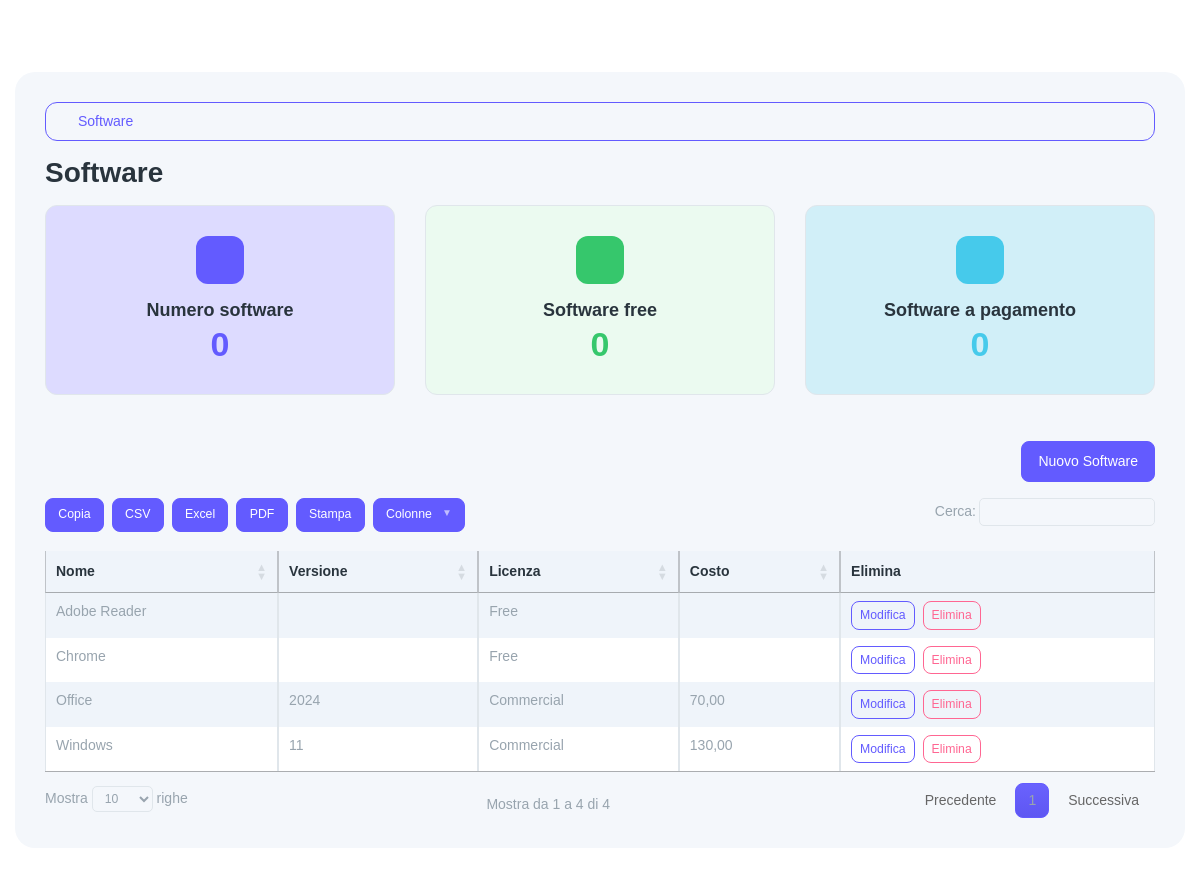
The page /software (signed in) on the database its author committed.
### tables this page shows
CREATE TABLE IF NOT EXISTS software (
  id INT AUTO_INCREMENT PRIMARY KEY,
  name VARCHAR(150) NOT NULL,
  version VARCHAR(100) NULL,
  license VARCHAR(120) NULL,
  cost DECIMAL(10,2) NULL,
  notes TEXT NULL,
  UNIQUE KEY uq_software_name_version (name, version)
);

### app/core/Helpers.php (called while the page is built, shortened)
<?php
class Helpers {
  public static function url($path = '') {
    $scriptDir = str_replace('\\', '/', dirname($_SERVER['SCRIPT_NAME']));
    $base = $scriptDir === '/' ? '' : $scriptDir;
    return $base . '/' . ltrim($path, '/');
  }
  public static function view($template, $data = []) { extract($data); require __DIR__ . '/../views/layout.php'; }
}

### app/controllers/SoftwareController.php (called while the page is built, shortened)
<?php
class SoftwareController {
  public function index() {
    $items = (new Software())->all();
    $m = [];
    if (!isset($m['total']) || !isset($m['free']) || !isset($m['paid'])) {
      $m = [];
    }
    $summary = ['total'=>$m['total'] ?? 0,'free'=>$m['free'] ?? 0,'paid'=>$m['paid'] ?? 0];
    Helpers::view('software/index', ['title'=>'Software','items'=>$items,'summary'=>$summary]);
  }
}

### public/index.php (called while the page is built, shortened)
<?php
spl_autoload_register(function($class){
  $prefix = 'App\\';
  $path = __DIR__ . '/../app/' . str_replace('\\', '/', substr($class, strlen($prefix))) . '.php';
});
$router = new Router();
$pdoBootstrap = DB::conn();
$adminExists = (int)$pdoBootstrap->query("SELECT COUNT(*) c FROM students WHERE email='admin'")->fetch()['c'];
$router->get('/login', [AuthController::class,'loginForm']);
$router->post('/login', [AuthController::class,'login']);
$router->get('/logout', [AuthController::class,'logout']);
$router->get('/', function(){
  if (!Auth::check()) { Helpers::redirect('/login'); }
  $pdo = DB::conn();
  $stmt = $pdo->prepare('SELECT metric, value FROM view_cards WHERE scope=?');
  $stmt->execute(['dashboard']);
  $rows = $stmt->fetchAll();
  if (!$rows) {
    ViewCardService::refreshDashboard();
    $stmt->execute(['dashboard']);
    $rows = $stmt->fetchAll();
  }
  $counts = [];
  foreach ($rows as $r) { $counts[$r['metric']] = (int)$r['value']; }
  Helpers::view('dashboard', ['title'=>'Dashboard','counts'=>$counts]);
});
$router->get('/admin/migrate', function(){
  if (!Auth::isAdmin()) { http_response_code(403); echo '403'; return; }
  $pdo = DB::conn();
  $dir = dirname(__DIR__) . DIRECTORY_SEPARATOR . 'database' . DIRECTORY_SEPARATOR . 'migrations';
  $files = [];
  foreach (glob($dir . DIRECTORY_SEPARATOR . '*.sql') as $f) { $files[] = $f; }
  sort($files);
  foreach ($files as $file) {
    $sql = file_get_contents($file);
    $chunks = array_filter(array_map('trim', preg_split('/;\\s*/', $sql)));
    foreach ($chunks as $chunk) {
      if ($chunk === '') continue;
      try { $pdo->exec($chunk); } catch (\Throwable $e) {}
    }
  }
  \App\Core\Helpers::addFlash('success', 'Migrazioni eseguite');
  ViewCardService::refreshAll();
  \App\Core\Helpers::redirect('/');
});
$router->get('/laptops', [LaptopController::class,'index']);
$router->get('/laptops/export', [LaptopController::class,'export']);
$router->post('/laptops/import', [LaptopController::class,'import']);
$router->get('/laptops/create', [LaptopController::class,'createForm']);
$router->post('/laptops', [LaptopController::class,'store']);
$router->get('/laptops/{id}', [LaptopController::class,'show']);
$router->get('/laptops/{id}/edit', [LaptopController::class,'editForm']);
$router->post('/laptops/{id}/update', [LaptopController::class,'update']);
$router->post('/laptops/{id}/delete', [LaptopController::class,'delete']);
$router->get('/customers', [CustomerController::class,'index']);
$router->get('/customers/export', [CustomerController::class,'export']);
$router->post('/customers/import', [CustomerController::class,'import']);
$router->get('/customers/create', [CustomerController::class,'createForm']);
$router->post('/customers', [CustomerController::class,'store']);
$router->get('/customers/{id}', [CustomerController::class,'show']);
$router->get('/customers/{id}/edit', [CustomerController::class,'editForm']);
$router->post('/customers/{id}/update', [CustomerController::class,'update']);
$router->post('/customers/{id}/delete', [CustomerController::class,'delete']);
$router->get('/students', [StudentController::class,'index']);
$router->get('/students/export', [StudentController::class,'export']);
$router->post('/students/import', [StudentController::class,'import']);
$router->get('/students/create', [StudentController::class,'createForm']);
$router->post('/students', [StudentController::class,'store']);
$router->get('/students/{id}/edit', [StudentController::class,'editForm']);
$router->post('/students/{id}/update', [StudentController::class,'update']);
$router->post('/students/{id}/delete', [StudentController::class,'delete']);
$router->get('/work-groups', [WorkGroupController::class,'index']);
$router->get('/work-groups/create', [WorkGroupController::class,'createForm']);
$router->post('/work-groups', [WorkGroupController::class,'store']);
$router->get('/work-groups/{id}', [WorkGroupController::class,'show']);
$router->get('/work-groups/{id}/edit', [WorkGroupController::class,'editForm']);
$router->post('/work-groups/{id}/update', [WorkGroupController::class,'update']);
$router->post('/work-groups/{id}/add-member', [WorkGroupController::class,'addMember']);
$router->post('/work-groups/{id}/remove-member', [WorkGroupController::class,'removeMember']);
$router->get('/work-groups/export', [WorkGroupController::class,'export']);
$router->post('/work-groups/import', [WorkGroupController::class,'import']);
$router->post('/work-groups/{id}/delete', [WorkGroupController::class,'delete']);
$router->get('/payments', [PaymentController::class,'index']);
$router->get('/payments/create', [PaymentController::class,'createForm']);
$router->post('/payments', [PaymentController::class,'store']);
$router->get('/payments/{id}/edit', [PaymentController::class,'editForm']);
$router->post('/payments/{id}/update', [PaymentController::class,'update']);
$router->post('/payments/{id}/delete', [PaymentController::class,'delete']);
$router->get('/logs', [LogsController::class,'index']);
$router->post('/logs/clear-access', [LogsController::class,'clearAccess']);
$router->post('/logs/clear-actions', [LogsController::class,'clearActions']);
$router->get('/software', [SoftwareController::class,'index']);
$router->get('/software/create', [SoftwareController::class,'createForm']);
$router->post('/software', [SoftwareController::class,'store']);
$router->get('/software/{id}/edit', [SoftwareController::class,'editForm']);
$router->post('/software/{id}/update', [SoftwareController::class,'update']);
$router->post('/software/{id}/delete', [SoftwareController::class,'delete']);
$router->dispatch();

### app/core/DB.php (called while the page is built, shortened)
<?php
class DB {
  private static $pdo;
  public static function conn() {
    if (!self::$pdo) {
      $config = require __DIR__ . '/../config.php';
      $host = $config['db']['host'];
      $port = $config['db']['port'];
      $name = $config['db']['name'];
      $charset = $config['db']['charset'];
      $dsn = "mysql:host={$host};port={$port};dbname={$name};charset={$charset}";
      $user = $config['db']['user'];
      $pass = $config['db']['pass'];
      self::$pdo = new PDO($dsn, $user, $pass, [
        PDO::ATTR_ERRMODE => PDO::ERRMODE_EXCEPTION,
        PDO::ATTR_DEFAULT_FETCH_MODE => PDO::FETCH_ASSOC,
      ]);
    }
    return self::$pdo;
  }
}

### app/models/Model.php (called while the page is built, shortened)
<?php
class Model {
  public function __construct() { $this->pdo = DB::conn(); }
}

### app/models/Software.php (called while the page is built, shortened)
<?php
class Software extends Model {
  public function all() {
    $st = $this->pdo->query('SELECT * FROM software ORDER BY name');
    return $st->fetchAll();
  }
}

### app/views/software/index.php (the view, shortened to what this page needs)
<h3 class="mb-3">Software</h3>
<div class="row mb-3">
  <div class="col-md-4">
    <div class="card bg-primary-subtle">
      <div class="card-body">
        <div class="d-flex align-items-center justify-content-center round-48 rounded text-bg-primary flex-shrink-0 mb-3 mx-auto">
        </div>
        <h5 class="card-title fw-semibold text-center mb-1">Numero software</h5>
        <h2 class="card-text text-primary text-center"><?php echo (int)($summary['total'] ?? 0); ?></h2>
      </div>
    </div>
  </div>
  <div class="col-md-4">
    <div class="card bg-success-subtle">
      <div class="card-body">
        <div class="d-flex align-items-center justify-content-center round-48 rounded text-bg-success flex-shrink-0 mb-3 mx-auto">
        </div>
        <h5 class="card-title fw-semibold text-center mb-1">Software free</h5>
        <h2 class="card-text text-success text-center"><?php echo (int)($summary['free'] ?? 0); ?></h2>
      </div>
    </div>
  </div>
  <div class="col-md-4">
    <div class="card bg-info-subtle">
      <div class="card-body">
        <div class="d-flex align-items-center justify-content-center round-48 rounded text-bg-info flex-shrink-0 mb-3 mx-auto">
        </div>
        <h5 class="card-title fw-semibold text-center mb-1">Software a pagamento</h5>
        <h2 class="card-text text-info text-center"><?php echo (int)($summary['paid'] ?? 0); ?></h2>
      </div>
    </div>
  </div>
</div>
<div class="d-flex justify-content-end mb-3"><a class="btn btn-primary" href="<?php echo \App\Core\Helpers::url('/software/create'); ?>">Nuovo Software</a></div>
<div class="table-responsive">
  <table id="softwareTable" class="table table-striped table-bordered text-nowrap">
    <thead class="table-light"><tr><th>Nome</th><th>Versione</th><th>Licenza</th><th>Costo</th><th>Elimina</th></tr></thead>
    <tbody>
    <?php foreach ($items as $s) { ?>
      <tr>
        <td><?php echo htmlspecialchars($s['name']); ?></td>
        <td><?php echo htmlspecialchars($s['version']); ?></td>
        <td><?php echo htmlspecialchars($s['license']); ?></td>
        <td><?php echo $s['cost']!==null ? number_format((float)$s['cost'], 2, ',', '.') : ''; ?></td>
        <td>
          <a class="btn btn-sm btn-outline-primary" href="<?php echo \App\Core\Helpers::url('/software/'.$s['id'].'/edit'); ?>">Modifica</a>
          <button type="button" class="btn btn-sm btn-outline-danger ms-1" data-bs-toggle="modal" data-bs-target="#deleteSoftwareModal" data-id="<?php echo $s['id']; ?>" data-name="<?php echo htmlspecialchars($s['name'].' '.($s['version']??'')); ?>">Elimina</button>
        </td>
      </tr>
    <?php } ?>
    </tbody>
  </table>
</div>

### rows shown on the page
software: name "Adobe Reader", license "Free"
software: name "Chrome", license "Free"
software: name "Office", version "2024", license "Commercial", cost "70,00"
software: name "Windows", version "11", license "Commercial", cost "130,00"

### other values the page prints
$label0 "Software"
$summary['total'] "0"
$summary['free'] "0"
$summary['paid'] "0"
